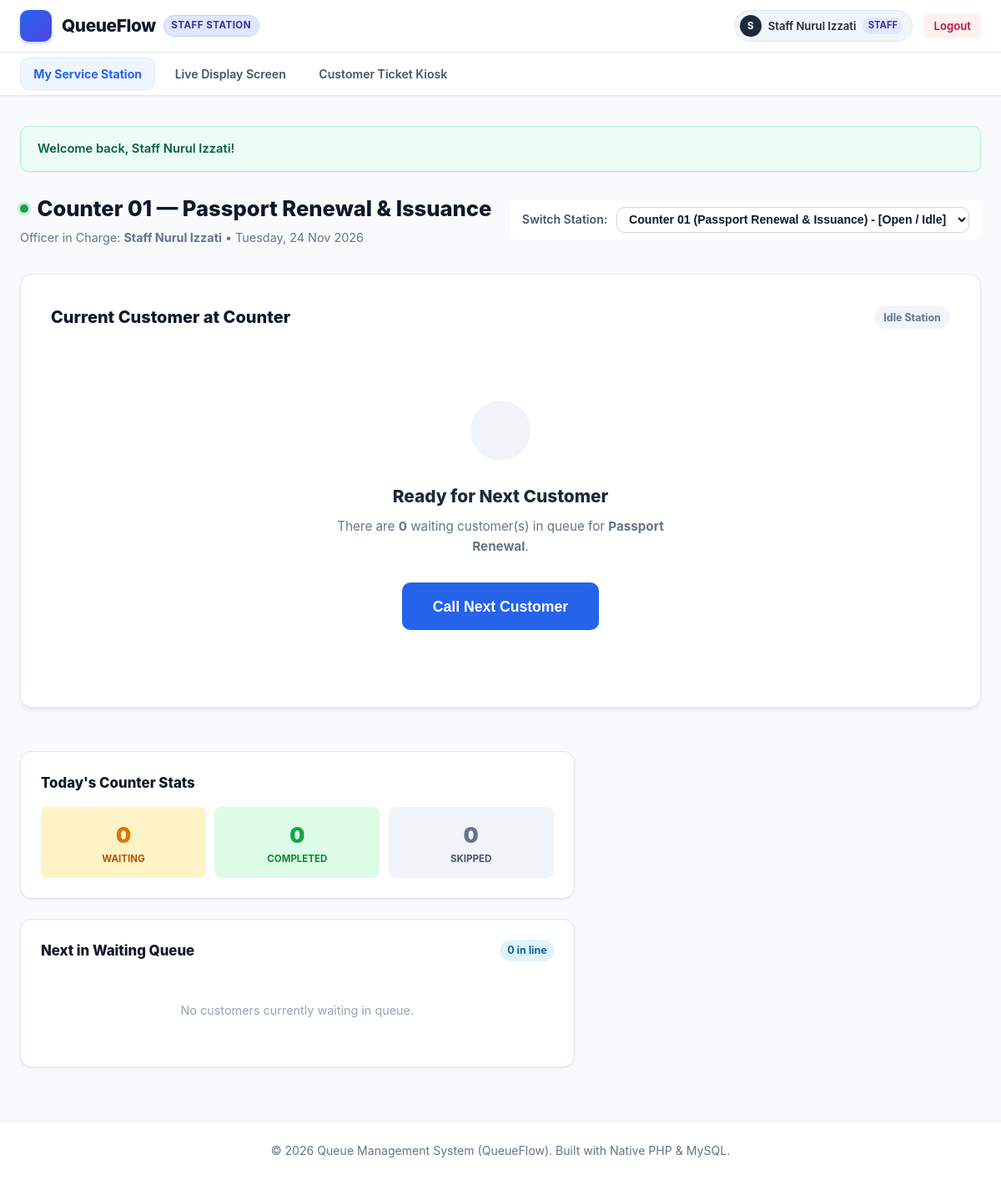
Page /staff/index.php (signed in) on the committed database.
### tables this page shows
CREATE TABLE `counters` (
  `id` INT AUTO_INCREMENT PRIMARY KEY,
  `counter_number` VARCHAR(30) NOT NULL UNIQUE,
  `counter_name` VARCHAR(100) NOT NULL,
  `status` ENUM('open', 'closed') NOT NULL DEFAULT 'open',
  `current_staff_id` INT NULL,
  `designated_service_id` INT NULL,
  `created_at` TIMESTAMP DEFAULT CURRENT_TIMESTAMP,
  CONSTRAINT `fk_counter_staff` FOREIGN KEY (`current_staff_id`) REFERENCES `users` (`id`) ON DELETE SET NULL,
  CONSTRAINT `fk_counter_service` FOREIGN KEY (`designated_service_id`) REFERENCES `services` (`id`) ON DELETE SET NULL
);

CREATE TABLE `services` (
  `id` INT AUTO_INCREMENT PRIMARY KEY,
  `code` VARCHAR(10) NOT NULL UNIQUE,
  `name` VARCHAR(100) NOT NULL,
  `description` TEXT NULL,
  `est_duration` INT NOT NULL DEFAULT 15,
  `status` ENUM('active', 'inactive') NOT NULL DEFAULT 'active',
  `created_at` TIMESTAMP DEFAULT CURRENT_TIMESTAMP
);

### includes/auth.php (called while the page is built, shortened)
<?php
function isLoggedIn() {
    return isset($_SESSION['user_id']) && !empty($_SESSION['user_id']);
}
function currentUser() {
    return [
        'id'          => $_SESSION['user_id'],
        'username'    => $_SESSION['username'] ?? '',
        'full_name'   => $_SESSION['full_name'] ?? '',
        'role'        => $_SESSION['role'] ?? 'user',
        'ic_passport' => $_SESSION['ic_passport'] ?? '',
        'phone'       => $_SESSION['phone'] ?? '',
        'email'       => $_SESSION['email'] ?? '',
    ];
}

### staff/index.php (the view, shortened to what this page needs)
<?php
require_once __DIR__ . '/../includes/auth.php';
require_once __DIR__ . '/../includes/functions.php';
$pdo = getDBConnection();
$currentUser = currentUser();
$staffId = $currentUser['id'];
$activeCounterId = $_SESSION['active_counter_id'] ?? null;
if (!$activeCounterId) {
    $cntStmt = $pdo->prepare("SELECT id FROM counters WHERE current_staff_id = ? LIMIT 1");
    $cntStmt->execute([$staffId]);
    $activeCounterId = $cntStmt->fetchColumn() ?: null;
}
$currentCounter = null;
if ($activeCounterId) {
    $cStmt = $pdo->prepare("
        SELECT c.*, s.name as designated_service_name, s.est_duration
        FROM counters c
        LEFT JOIN services s ON c.designated_service_id = s.id
        WHERE c.id = ?
    ");
    $cStmt->execute([$activeCounterId]);
    $currentCounter = $cStmt->fetch();
}
$currentServing = null;
if ($activeCounterId) {
    $stmtAct = $pdo->prepare("
        SELECT q.*, a.appointment_ref, s.est_duration
        FROM queues q
        LEFT JOIN appointments a ON q.appointment_id = a.id
        LEFT JOIN services s ON q.service_id = s.id
        WHERE q.counter_id = ? AND q.status IN ('calling', 'serving')
        LIMIT 1
    ");
    $stmtAct->execute([$activeCounterId]);
    $currentServing = $stmtAct->fetch();
}
$designatedService = $currentCounter['designated_service_name'] ?? getCounterDesignatedService($currentCounter['counter_number'], $currentCounter['counter_name']);
if ($designatedService) {
    $stmtWait = $pdo->prepare("SELECT * FROM queues WHERE status = 'waiting' AND service_type = ? ORDER BY id ASC");
    $stmtWait->execute([$designatedService]);
    $waitingList = $stmtWait->fetchAll();
} else {
    $waitingList = $pdo->query("SELECT * FROM queues WHERE status = 'waiting' ORDER BY id ASC")->fetchAll();
}
$stmtStats = $pdo->prepare("
    SELECT
        SUM(status = 'completed') as completed_count,
        SUM(status = 'skipped') as skipped_count
    FROM queues
    WHERE counter_id = ? AND DATE(created_at) = CURDATE()
");
$stmtStats->execute([$activeCounterId]);
$counterStats = $stmtStats->fetch();
$counterCompleted = (int)($counterStats['completed_count'] ?? 0);
$counterSkipped = (int)($counterStats['skipped_count'] ?? 0);
$availableCounters = $pdo->query("
    SELECT c.*, q.queue_number, q.status AS queue_status
    FROM counters c
    LEFT JOIN queues q ON q.counter_id = c.id AND q.status IN ('calling', 'serving')
    ORDER BY c.counter_number ASC
")->fetchAll();
require_once __DIR__ . '/../includes/header.php';
?>
<div style="display: flex; justify-content: space-between; align-items: center; margin-bottom: 2rem; flex-wrap: wrap; gap: 1rem;">
    <div>
        <div style="display: flex; align-items: center; gap: 0.65rem;">
            <span style="display: inline-block; width: 10px; height: 10px; border-radius: 50%; background: #16a34a; box-shadow: 0 0 0 3px rgba(22, 163, 74, 0.2);"></span>
            <h1 style="font-size: 1.6rem; font-weight: 800; color: #0f172a; margin: 0;">
                <?php echo e($currentCounter['counter_number']); ?> &mdash; <?php echo e($currentCounter['counter_name']); ?>
            </h1>
        </div>
        <p style="color: var(--text-muted); font-size: 0.9rem; margin: 0.25rem 0 0 0;">
            Officer in Charge: <strong><?php echo e($currentUser['full_name']); ?></strong> &bull; <?php echo date('l, d M Y'); ?>
        </p>
    </div>
    <div style="background: white; border: 1px solid var(--border-color); border-radius: var(--radius-sm); padding: 0.5rem 0.85rem; display: flex; align-items: center; gap: 0.65rem;">
        <span style="font-weight: 600; font-size: 0.88rem; color: #475569;">Switch Station:</span>
        <form method="POST" action="index.php" style="display: flex; gap: 0.35rem; align-items: center; margin: 0;">
            <select name="counter_id" class="form-control" style="padding: 0.35rem 0.65rem; font-size: 0.88rem; font-weight: 600;" onchange="this.form.submit()">
                <?php foreach ($availableCounters as $ac): ?>
                    <option value="<?php echo $ac['id']; ?>" <?php echo ($activeCounterId == $ac['id']) ? 'selected' : ''; ?>>
                        <?php echo e($ac['counter_number']); ?> (<?php echo e($ac['counter_name']); ?>)
                    </option>
                <?php endforeach; ?>
            </select>
        </form>
    </div>
</div>
<div class="grid grid-cols-3" style="gap: 1.5rem; align-items: start;">
    <div style="grid-column: span 2;">
        <div class="card" style="padding: 2.25rem; box-shadow: var(--shadow-md);">
            <div style="display: flex; justify-content: space-between; align-items: center; margin-bottom: 1.75rem;">
                <h2 style="font-size: 1.25rem; font-weight: 800; color: #0f172a; display: flex; align-items: center; gap: 0.65rem; margin: 0;">
                    <?php echo getIcon('user', 20, 'text-primary'); ?> Current Customer at Counter
                </h2>
                <?php if ($currentServing): ?>
                    <?php echo renderStatusBadge($currentServing['status']); ?>
                <?php else: ?>
                    <span class="badge" style="background:#f1f5f9; color:#64748b;">Idle Station</span>
                <?php endif; ?>
            </div>
            <?php if ($currentServing): ?>
                <div style="text-align: center; padding: 1.5rem 0 2rem 0; border-bottom: 1px solid var(--border-color); margin-bottom: 2rem;">
                    <span style="font-size: 0.82rem; font-weight: 700; color: #64748b; letter-spacing: 1px; text-transform: uppercase;">
                        SERVING TICKET
                    </span>
                    <div style="font-size: clamp(3.5rem, 8vw, 5rem); font-weight: 900; color: #0284c7; letter-spacing: 2px; margin: 0.25rem 0;">
                        <?php echo e($currentServing['queue_number']); ?>
                    </div>
                    <div style="font-size: 1.35rem; font-weight: 800; color: #0f172a;">
                        <?php echo e($currentServing['customer_name']); ?>
                    </div>
                    <?php if (!empty($currentServing['customer_ic']) || !empty($currentServing['customer_phone'])): ?>
                        <div style="color: #64748b; font-size: 0.9rem; margin-top: 0.25rem;">
                            IC/Passport: <strong><?php echo e($currentServing['customer_ic'] ?: 'N/A'); ?></strong> &bull;
                            Tel: <strong><?php echo e($currentServing['customer_phone'] ?: 'N/A'); ?></strong>
                        </div>
                    <?php endif; ?>
                </div>
                <div style="background: #f8fafc; border: 1px solid var(--border-color); border-radius: var(--radius-sm); padding: 1.25rem; margin-bottom: 2rem; display: grid; grid-template-columns: 1fr 1fr; gap: 1rem;">
                    <div>
                        <span style="font-size: 0.78rem; color: #64748b; text-transform: uppercase; font-weight: 600;">Service:</span>
                        <div style="font-weight: 700; color: #1e293b;"><?php echo e($currentServing['service_type']); ?></div>
                    </div>
                    <div>
                        <span style="font-size: 0.78rem; color: #64748b; text-transform: uppercase; font-weight: 600;">Appointment Ref:</span>
                        <div style="font-weight: 700; color: #0284c7;">
                            <?php echo !empty($currentServing['appointment_ref']) ? e($currentServing['appointment_ref']) : '<span style="color:#64748b;">Walk-in</span>'; ?>
                        </div>
                    </div>
                    <div>
                        <span style="font-size: 0.78rem; color: #64748b; text-transform: uppercase; font-weight: 600;">Called At:</span>
                        <div style="font-weight: 600; color: #1e293b;">
                            <?php echo $currentServing['called_at'] ? date('h:i A', strtotime($currentServing['called_at'])) : '-'; ?>
                        </div>
                    </div>
                    <div>
                        <span style="font-size: 0.78rem; color: #64748b; text-transform: uppercase; font-weight: 600;">Est. Duration:</span>
                        <div style="font-weight: 600; color: #1e293b;">
                            ~<?php echo (int)($currentServing['est_duration'] ?: 15); ?> mins
                        </div>
                    </div>
                </div>
                <div style="display: flex; gap: 0.75rem; justify-content: center; flex-wrap: wrap;">
                    <?php if ($currentServing['status'] === 'calling'): ?>
                        <form method="POST" action="index.php" style="margin: 0;">
                            <input type="hidden" name="action" value="start_serving">
                            <input type="hidden" name="queue_id" value="<?php echo $currentServing['id']; ?>">
                            <button type="submit" class="btn btn-primary" style="background: #16a34a; border-color: #16a34a; padding: 0.8rem 1.5rem; font-weight: 700;">
                                <?php echo getIcon('play-circle', 18); ?> Start Serving
                            </button>
                        </form>
                    <?php endif; ?>
                    <form method="POST" action="index.php" style="margin: 0;">
                        <input type="hidden" name="action" value="recall">
                        <input type="hidden" name="queue_id" value="<?php echo $currentServing['id']; ?>">
                        <button type="submit" class="btn btn-secondary" style="background: #fef3c7; border-color: #fde68a; color: #b45309; padding: 0.8rem 1.4rem; font-weight: 700;">
                            <?php echo getIcon('bell', 18); ?> Recall Number
                        </button>
                    </form>
                    <form method="POST" action="index.php" style="margin: 0;">
                        <input type="hidden" name="action" value="complete">
                        <input type="hidden" name="queue_id" value="<?php echo $currentServing['id']; ?>">
                        <button type="submit" class="btn btn-primary" style="padding: 0.8rem 1.5rem; font-weight: 700;">
                            <?php echo getIcon('check', 18); ?> Mark Completed
                        </button>
                    </form>
                    <form method="POST" action="index.php" onsubmit="return confirm('Skip this customer as No Show?');" style="margin: 0;">
                        <input type="hidden" name="action" value="skip">
                        <input type="hidden" name="queue_id" value="<?php echo $currentServing['id']; ?>">
                        <button type="submit" class="btn btn-danger" style="padding: 0.8rem 1.4rem; font-weight: 700;">
                            <?php echo getIcon('slash', 18); ?> Skip Number
                        </button>
                    </form>
                </div>
            <?php else: ?>
                <div style="text-align: center; padding: 3.5rem 1rem;">
                    <div style="width: 72px; height: 72px; border-radius: 50%; background: #f1f5f9; color: #94a3b8; display: inline-flex; align-items: center; justify-content: center; margin-bottom: 1.25rem;">
                    </div>
                    <h3 style="font-size: 1.3rem; font-weight: 800; color: #1e293b; margin-bottom: 0.5rem;">
                        Ready for Next Customer
                    </h3>
                    <p style="color: #64748b; max-width: 440px; margin: 0 auto 2rem auto; font-size: 0.95rem;">
                        There are <strong><?php echo count($waitingList); ?></strong> waiting customer(s) in queue for <strong><?php echo e($designatedService ?: 'all services'); ?></strong>.
                    </p>
                    <form method="POST" action="index.php">
                        <button type="submit" class="btn btn-primary" style="padding: 0.95rem 2.25rem; font-size: 1.1rem; font-weight: 800; box-shadow: var(--shadow);">
                            <?php echo getIcon('bell', 20); ?> Call Next Customer
                        </button>
                    </form>
                </div>
            <?php endif; ?>
        </div>
    </div>
    <div>
        <div class="card" style="padding: 1.5rem; margin-bottom: 1.5rem;">
            <h3 style="font-size: 1.05rem; font-weight: 800; color: #0f172a; margin-bottom: 1rem;">
                Today's Counter Stats
            </h3>
            <div style="display: grid; grid-template-columns: repeat(3, 1fr); gap: 0.65rem; text-align: center;">
                <div style="background: #fef3c7; border-radius: 8px; padding: 0.85rem 0.5rem;">
                    <div style="font-size: 1.6rem; font-weight: 900; color: #d97706;"><?php echo count($waitingList); ?></div>
                    <div style="font-size: 0.72rem; font-weight: 700; color: #b45309; text-transform: uppercase;">Waiting</div>
                </div>
                <div style="background: #dcfce7; border-radius: 8px; padding: 0.85rem 0.5rem;">
                    <div style="font-size: 1.6rem; font-weight: 900; color: #16a34a;"><?php echo $counterCompleted; ?></div>
                    <div style="font-size: 0.72rem; font-weight: 700; color: #15803d; text-transform: uppercase;">Completed</div>
                </div>
                <div style="background: #f1f5f9; border-radius: 8px; padding: 0.85rem 0.5rem;">
                    <div style="font-size: 1.6rem; font-weight: 900; color: #64748b;"><?php echo $counterSkipped; ?></div>
                    <div style="font-size: 0.72rem; font-weight: 700; color: #475569; text-transform: uppercase;">Skipped</div>
                </div>
            </div>
        </div>
        <div class="card" style="padding: 1.5rem;">
            <div style="display: flex; justify-content: space-between; align-items: center; margin-bottom: 1rem;">
                <h3 style="font-size: 1.05rem; font-weight: 800; color: #0f172a; margin: 0;">
                    Next in Waiting Queue
                </h3>
                <span style="font-size: 0.78rem; font-weight: 700; background: #e0f2fe; color: #0369a1; padding: 0.2rem 0.5rem; border-radius: 12px;">
                    <?php echo count($waitingList); ?> in line
                </span>
            </div>
            <?php if (empty($waitingList)): ?>
                <div style="text-align: center; padding: 2rem 1rem; color: #94a3b8; font-size: 0.9rem;">
                    No customers currently waiting in queue.
                </div>
            <?php endif; ?>
        </div>
    </div>
</div>
<?php require_once __DIR__ . '/../includes/footer.php'; ?>

### rows in the picture
counters: counter_number "Counter 01", counter_name "Passport Renewal & Issuance", designated_service.name "Passport Renewal"

### other values in the picture
substr($user['full_name'], 0, 1) "S"
$user['full_name'] "Staff Nurul Izzati"
$user['role'] "STAFF"
$_SESSION['flash_success'] "Welcome back, Staff Nurul Izzati!"
$currentUser['full_name'] "Staff Nurul Izzati"
count($waitingList) "0"
$counterCompleted "0"
$counterSkipped "0"
form field counter_id "Counter 01 (Passport Renewal & Issuance) - [Open / Idle]"
